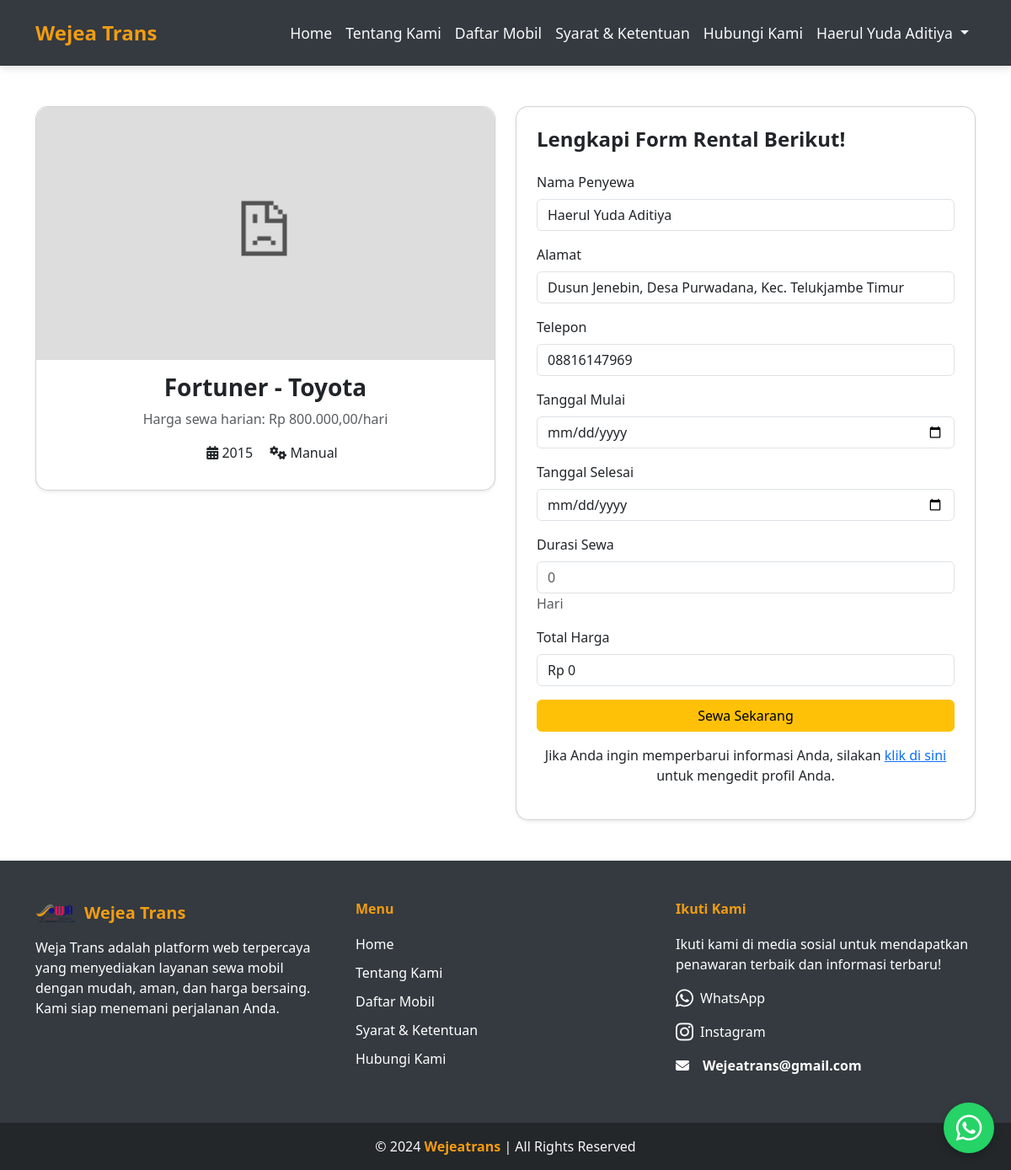
/rental.php?id=10 (signed in), run on the app's committed database.
### tables this page shows
CREATE TABLE `cars` (
  `car_id` int(11) NOT NULL,
  `model` varchar(100) NOT NULL,
  `brand` varchar(50) NOT NULL,
  `year` int(11) NOT NULL,
  `transmission` enum('manual','matic') NOT NULL,
  `image` varchar(255) NOT NULL,
  `price_24_hours` decimal(10,2) NOT NULL,
  `status` enum('tersedia','dipesan','dalam_perawatan') NOT NULL,
  `created_at` timestamp NOT NULL DEFAULT current_timestamp()
);

CREATE TABLE `users` (
  `id` int(11) NOT NULL,
  `fullname` varchar(100) NOT NULL,
  `phone` varchar(15) NOT NULL,
  `email` varchar(100) NOT NULL,
  `address` text NOT NULL,
  `password` varchar(255) NOT NULL,
  `status` enum('aktif','nonaktif') NOT NULL DEFAULT 'aktif',
  `role` enum('user','admin') NOT NULL DEFAULT 'user',
  `created_at` timestamp NOT NULL DEFAULT current_timestamp(),
  `reset_token` varchar(64) DEFAULT NULL,
  `reset_token_expire` datetime DEFAULT NULL
);

### rental.php (the view, shortened to what this page needs)
<?php
require 'includes/header.php';
require 'config/config.php';
if (isset($_GET['id'])) {
    $car_id = $_GET['id'];
    $sql = "SELECT * FROM cars WHERE car_id = $car_id";
    $result = mysqli_query($conn, $sql);
    if ($row = mysqli_fetch_assoc($result)) {
        $model = $row['model'];
        $brand = $row['brand'];
        $year = $row['year'];
        $transmission = ucfirst($row['transmission']);
        $image = $row['image'];
        $price_24_hours = $row['price_24_hours'];
        $image_path = "admin/uploads/" . htmlspecialchars($image);
        if (!file_exists($image_path) || empty($image)) {
            $image_path = "img/image_not_found.jpg";
        }
    } else {
        echo "<p>Mobil tidak ditemukan.</p>";
        exit();
    }
} else {
    echo "<p>ID mobil tidak diberikan.</p>";
    exit();
}
$user_id = $_SESSION['user_id'];
$sql_user = "SELECT fullname, address, phone FROM users WHERE id = $user_id";
$result_user = mysqli_query($conn, $sql_user);
if ($row_user = mysqli_fetch_assoc($result_user)) {
    $user_fullname = $row_user['fullname'];
    $user_address = $row_user['address'];
    $user_phone = $row_user['phone'];
} else {
    $user_fullname = '';
    $user_address = '';
    $user_phone = '';
}
?>
<div class="container py-5">
    <div class="row">
        <div class="col-md-6">
            <div class="card shadow-sm" style="border-radius: 15px;">
                <img src="<?php echo $image_path; ?>" class="card-img-top" alt="<?php echo htmlspecialchars($model); ?>" style="border-radius: 15px 15px 0 0; object-fit: cover; height: 300px;">
                <div class="card-body text-center">
                    <h3 class="fw-bold"><?php echo htmlspecialchars($model); ?> - <?php echo htmlspecialchars($brand); ?></h3>
                    <p class="text-muted">Harga sewa harian: Rp <?php echo number_format($price_24_hours, 2, ',', '.'); ?>/hari</p>
                    <p>
                        <i class="fas fa-calendar-alt ms-3"></i> <?php echo htmlspecialchars($year); ?>
                        <i class="fas fa-cogs ms-3"></i> <?php echo htmlspecialchars($transmission); ?>
                    </p>
                </div>
            </div>
        </div>
        <div class="col-md-6">
            <div class="card shadow-sm p-4" style="border-radius: 15px;">
                <h4 class="fw-bold mb-4">Lengkapi Form Rental Berikut!</h4>
                <form action="proses_rental.php" method="POST">
                    <div class="mb-3">
                        <label for="name" class="form-label">Nama Penyewa</label>
                        <input type="text" name="name" id="name" class="form-control" placeholder="Nama..." value="<?php echo htmlspecialchars($user_fullname); ?>" readonly required>
                    </div>
                    <div class="mb-3">
                        <label for="address" class="form-label">Alamat</label>
                        <input type="text" name="address" id="address" class="form-control" placeholder="Jl. Setia Budi No.xx" value="<?php echo htmlspecialchars($user_address); ?>" readonly required>
                    </div>
                    <div class="mb-3">
                        <label for="phone" class="form-label">Telepon</label>
                        <input type="text" name="phone" id="phone" class="form-control" placeholder="08xxxxxxxxxx" value="<?php echo htmlspecialchars($user_phone); ?>" readonly required>
                    </div>
                    <div id="multiple_days_section" class="mb-3">
                        <label for="start_date" class="form-label">Tanggal Mulai</label>
                        <input type="date" name="start_date" id="start_date" class="form-control" required min="<?php echo date('Y-m-d'); ?>">
                    </div>
                    <div id="multiple_days_section_end" class="mb-3">
                        <label for="end_date" class="form-label">Tanggal Selesai</label>
                        <input type="date" name="end_date" id="end_date" class="form-control" required>
                    </div>
                    <div id="duration_section" class="mb-3">
                        <label for="duration" class="form-label">Durasi Sewa</label>
                        <input type="number" name="duration" id="duration" class="form-control" placeholder="0" readonly>
                        <span id="duration_label" class="text-muted">Hari</span>
                    </div>
                    <div id="total_price_section" class="mb-3">
                        <label for="total_price" class="form-label">Total Harga</label>
                        <input type="text" name="total_price" id="total_price" class="form-control" value="Rp 0" readonly>
                    </div>
                    <button type="submit" id="submit_button" class="btn btn-warning w-100">Sewa Sekarang</button>
                </form>
                <div class="mt-3 text-center">
                    <p>Jika Anda ingin memperbarui informasi Anda, silakan <a href="profile.php">klik di sini</a> untuk mengedit profil Anda.</p>
                </div>
            </div>
        </div>
    </div>
</div>
<?php require 'includes/footer.php'; ?>

### data on the page
cars: model "Fortuner", brand "Toyota", price_24_hours "800.000,00", year "2015", transmission "Manual"
users: name "Haerul Yuda Aditiya", address "Dusun Jenebin, Desa Purwadana, Kec. Telukjambe Timur", phone "08816147969"

### other printed values
$display_name "Haerul Yuda Aditiya"
